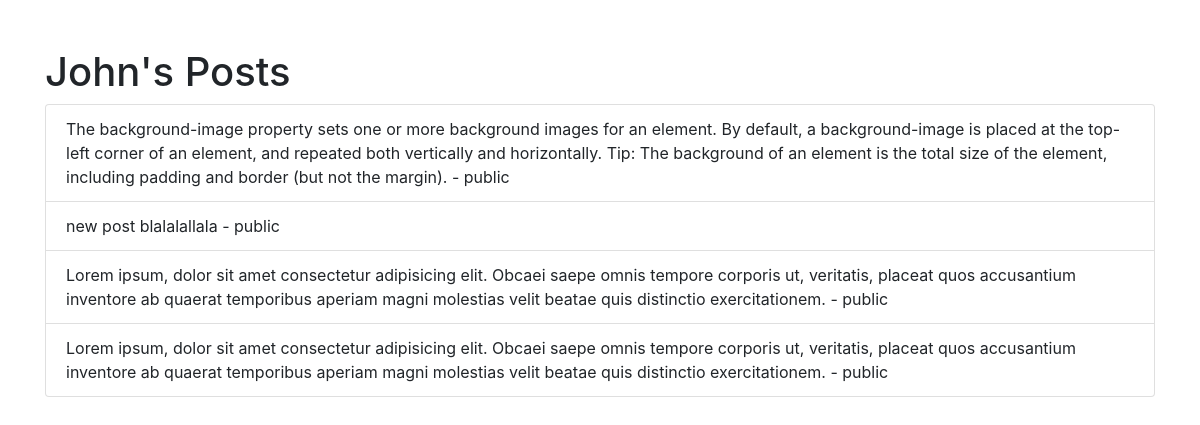
The page /app/users/John/posts/ on the database its author committed.
### app_06/models.py (models this page shows, shortened)
class User(models.Model):
    username = models.CharField(max_length=50, unique=True)
    email = models.EmailField(
        unique=True,
        validators=[
            validate_email,
            validators.EmailValidator(message="Enter a valid email"),
        ],
    )
    bio = models.TextField(blank=True, validators=[validate_bad_words])
    age = models.PositiveIntegerField(validators=[validate_age])
    joined_at = models.DateTimeField(default=timezone.now)
    def __str__(self):
        return self.username
    class Meta:
        ordering = ["username", "-joined_at"]  # - reverse order
        constraints = [
            models.UniqueConstraint(
                fields=["username", "email"], name="unique username/email"
            )
        ]
        db_table = "users_06"
        verbose_name = "users from the app"

class Post(models.Model):
    user = models.ForeignKey(User, on_delete=models.CASCADE)
    post = models.TextField()
    created_at = models.DateTimeField(default=timezone.now)
    PUBLIC = "public"
    PRIVATE = "private"
    VISIBILITY_CHOICES = [
        (PUBLIC, "Public"),
        (PRIVATE, "Private"),
    ]
    visibility = models.CharField(
        max_length=10, choices=VISIBILITY_CHOICES, default=PUBLIC
    )
    class Meta:
        ordering = ["created_at"]
        verbose_name = "user post"
        db_table = "posts"
    def __str__(self):
        return self.post

### app_06/views.py (the view)
# urls.py: path('users/<str:username>/posts/',UserPostView.as_view(),name='user-posts'),
class UserPostView(ListView):
    model = Post
    context_object_name = 'posts'
    template_name ='app_06/user_posts.html'
    def get_context_data(self, **kwargs) :
        context = super().get_context_data(**kwargs)
        print(context)
        print('#'*50)
        username = self.kwargs['username']
        user = get_object_or_404(User,username=username)
        context['user']=user
        print(context)
        return context
    def get_queryset(self) :
        username = self.kwargs['username']
        user = get_object_or_404(User,username=username)
        return Post.objects.filter(user=user).order_by('-created_at')

### app_06/templates/app_06/user_posts.html (shortened to what this page needs)
<!DOCTYPE html>
<html lang="en">
<head>
    <link href="https://stackpath.bootstrapcdn.com/bootstrap/4.5.2/css/bootstrap.min.css" rel="stylesheet">
</head>
<body class="d-flex flex-column min-vh-100">
    <div class="container mt-5">
        <h1>{{ user.username }}'s Posts</h1>
        <ul class="list-group">
            {% for post in posts %}
            <li class="list-group-item">{{ post.post }} - {{ post.visibility }}</li>
            {% endfor %}
        </ul>
    </div>
</body>
</html>

### rows shown on the page
User: username "John"
Post: post "The background-image property sets one or more background images for an element. By default, a background-image is placed at the top-left corner of an element, and repeated both vertically and horizontally. Tip: The background of an element is the total size of the element, including padding and border (but not the margin).", visibility "public"
Post: post "new post blalalallala", visibility "public"
Post: post "Lorem ipsum, dolor sit amet consectetur adipisicing elit. Obcaei saepe omnis tempore corporis ut, veritatis, placeat quos accusantium inventore ab quaerat temporibus aperiam magni molestias velit beatae quis distinctio exercitationem.", visibility "public"
Post: post "Lorem ipsum, dolor sit amet consectetur adipisicing elit. Obcaei saepe omnis tempore corporis ut, veritatis, placeat quos accusantium inventore ab quaerat temporibus aperiam magni molestias velit beatae quis distinctio exercitationem.", visibility "public"
